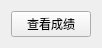
<?xml version="1.0" encoding="UTF-8"?>
<ui version="4.0">
 <class>Student_manage_part</class>
 <widget class="QWidget" name="Student_manage_part">
  <property name="geometry">
   <rect>
    <x>0</x>
    <y>0</y>
    <width>98</width>
    <height>38</height>
   </rect>
  </property>
  <property name="windowTitle">
   <string>Form</string>
  </property>
  <layout class="QHBoxLayout" name="horizontalLayout">
   <item>
    <widget class="QPushButton" name="scoreBtn">
     <property name="text">
      <string>查看成绩</string>
     </property>
    </widget>
   </item>
  </layout>
 </widget>
 <resources/>
 <connections/>
</ui>
